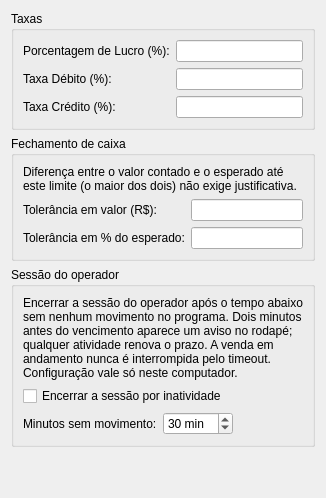
     <widget class="QWidget" name="tab_2">
      <attribute name="title">
       <string>Financeiro</string>
      </attribute>
      <layout class="QVBoxLayout" name="verticalLayout_2">
       <item>
        <widget class="QGroupBox" name="gbTaxas">
         <property name="title">
          <string>Taxas</string>
         </property>
         <layout class="QFormLayout" name="formLayout_fin">
          <property name="fieldGrowthPolicy">
           <enum>QFormLayout::FieldGrowthPolicy::ExpandingFieldsGrow</enum>
          </property>
          <item row="0" column="0">
           <widget class="QLabel" name="label_6">
            <property name="text">
             <string>Porcentagem de Lucro (%):</string>
            </property>
           </widget>
          </item>
          <item row="0" column="1">
           <widget class="QLineEdit" name="Ledt_LucroEmpresa">
            <property name="maxLength">
             <number>4</number>
            </property>
           </widget>
          </item>
          <item row="1" column="0">
           <widget class="QLabel" name="label_7">
            <property name="text">
             <string>Taxa Débito (%):</string>
            </property>
           </widget>
          </item>
          <item row="1" column="1">
           <widget class="QLineEdit" name="Ledt_debito">
            <property name="maxLength">
             <number>4</number>
            </property>
           </widget>
          </item>
          <item row="2" column="0">
           <widget class="QLabel" name="label_8">
            <property name="text">
             <string>Taxa Crédito (%):</string>
            </property>
           </widget>
          </item>
          <item row="2" column="1">
           <widget class="QLineEdit" name="Ledt_credito">
            <property name="maxLength">
             <number>4</number>
            </property>
           </widget>
          </item>
         </layout>
        </widget>
       </item>
       <item>
        <widget class="QGroupBox" name="gbCaixa">
         <property name="title">
          <string>Fechamento de caixa</string>
         </property>
         <layout class="QFormLayout" name="formLayout_caixa">
          <property name="fieldGrowthPolicy">
           <enum>QFormLayout::FieldGrowthPolicy::ExpandingFieldsGrow</enum>
          </property>
          <item row="0" column="0" colspan="2">
           <widget class="QLabel" name="Lbl_CaixaToleranciaInfo">
            <property name="text">
             <string>Diferença entre o valor contado e o esperado até este limite (o maior dos dois) não exige justificativa.</string>
            </property>
            <property name="wordWrap">
             <bool>true</bool>
            </property>
           </widget>
          </item>
          <item row="1" column="0">
           <widget class="QLabel" name="Lbl_CaixaToleranciaValor">
            <property name="text">
             <string>Tolerância em valor (R$):</string>
            </property>
           </widget>
          </item>
          <item row="1" column="1">
           <widget class="QLineEdit" name="Ledt_CaixaToleranciaValor">
            <property name="maxLength">
             <number>8</number>
            </property>
           </widget>
          </item>
          <item row="2" column="0">
           <widget class="QLabel" name="Lbl_CaixaToleranciaPercent">
            <property name="text">
             <string>Tolerância em % do esperado:</string>
            </property>
           </widget>
          </item>
          <item row="2" column="1">
           <widget class="QLineEdit" name="Ledt_CaixaToleranciaPercent">
            <property name="maxLength">
             <number>6</number>
            </property>
           </widget>
          </item>
            </layout>
           </widget>
          </item>
          <item>
           <widget class="QGroupBox" name="gbSessaoOperador">
            <property name="title">
             <string>Sessão do operador</string>
            </property>
            <layout class="QFormLayout" name="formLayout_sessao">
             <property name="fieldGrowthPolicy">
              <enum>QFormLayout::FieldGrowthPolicy::ExpandingFieldsGrow</enum>
             </property>
             <item row="0" column="0" colspan="2">
              <widget class="QLabel" name="Lbl_SessaoInfo">
               <property name="text">
                <string>Encerrar a sessão do operador após o tempo abaixo sem nenhum movimento no programa. Dois minutos antes do vencimento aparece um aviso no rodapé; qualquer atividade renova o prazo. A venda em andamento nunca é interrompida pelo timeout. Configuração vale só neste computador.</string>
               </property>
               <property name="wordWrap">
                <bool>true</bool>
               </property>
              </widget>
             </item>
             <item row="1" column="0" colspan="2">
              <widget class="QCheckBox" name="Chk_SessaoTimeout">
               <property name="text">
                <string>Encerrar a sessão por inatividade</string>
               </property>
              </widget>
             </item>
             <item row="2" column="0">
              <widget class="QLabel" name="Lbl_SessaoMinutos">
               <property name="text">
                <string>Minutos sem movimento:</string>
               </property>
              </widget>
             </item>
             <item row="2" column="1">
              <widget class="QSpinBox" name="Spin_SessaoMinutos">
               <property name="minimum">
                <number>1</number>
               </property>
               <property name="maximum">
                <number>480</number>
               </property>
               <property name="value">
                <number>30</number>
               </property>
               <property name="suffix">
                <string> min</string>
               </property>
              </widget>
             </item>
            </layout>
           </widget>
          </item>
          <item>
           <spacer name="verticalSpacer_fin">
         <property name="orientation">
          <enum>Qt::Orientation::Vertical</enum>
         </property>
         <property name="sizeHint" stdset="0">
          <size>
           <width>20</width>
           <height>40</height>
          </size>
         </property>
        </spacer>
       </item>
      </layout>
     </widget>
